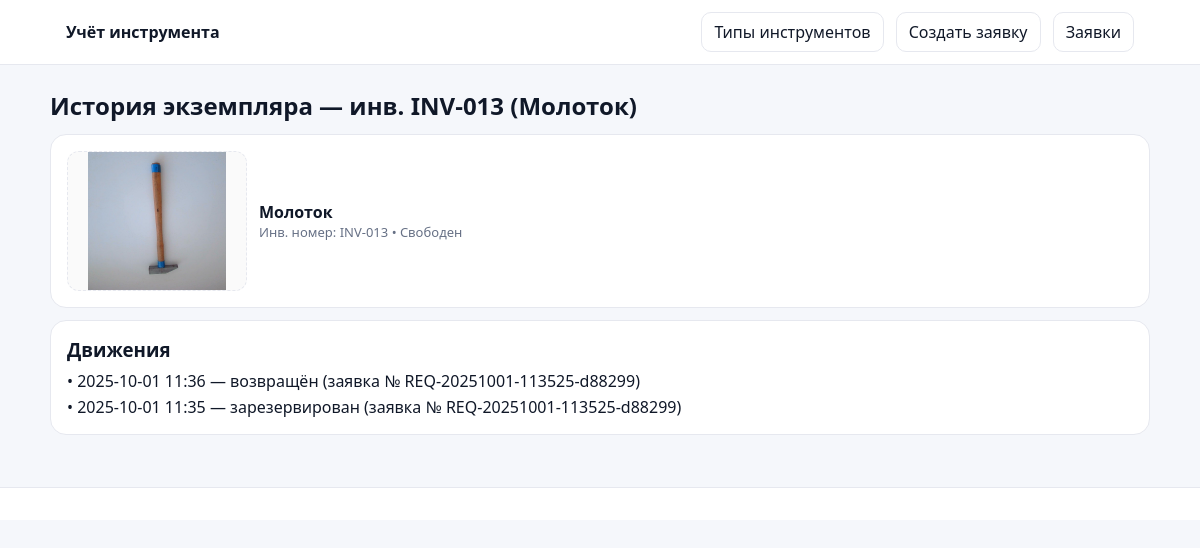
The page /items/13/history on the database its author committed.
### app.py (models this page shows, shortened)
class ToolItem(db.Model):
    __tablename__ = 'tool_item'
    id = db.Column(db.Integer, primary_key=True)
    type_id = db.Column(db.Integer, db.ForeignKey('tool_type.id'), nullable=False)
    inv = db.Column(db.String(64), nullable=False, unique=True)
    photo_filename = db.Column(db.String(255), nullable=False)
    is_blocked = db.Column(db.Boolean, default=False)
    ref_photos = db.relationship('ToolItemRefPhoto', backref='tool_item', cascade='all, delete-orphan')
    def photo_url(self):
        return url_for('uploaded_file', folder='items', filename=self.photo_filename) if self.photo_filename else None

class ToolType(db.Model):
    __tablename__ = 'tool_type'
    id = db.Column(db.Integer, primary_key=True)
    name = db.Column(db.String(160), nullable=False)
    photo_filename = db.Column(db.String(255), nullable=False)
    items = db.relationship('ToolItem', backref='type', cascade='all, delete-orphan')

class ToolMovement(db.Model):
    __tablename__ = 'tool_movement'
    id = db.Column(db.Integer, primary_key=True)
    item_id = db.Column(db.Integer, db.ForeignKey('tool_item.id'), nullable=False)
    request_id = db.Column(db.Integer, db.ForeignKey('request.id'), nullable=False)
    action = db.Column(db.String(32), nullable=False)
    ts = db.Column(db.DateTime, default=datetime.utcnow, nullable=False)
    item = db.relationship('ToolItem')
    request = db.relationship('Request')

class Request(db.Model):
    __tablename__ = 'request'
    id = db.Column(db.Integer, primary_key=True)
    code = db.Column(db.String(64), nullable=False, unique=True)
    status = db.Column(db.String(16), default='open')
    created_at = db.Column(db.DateTime, default=datetime.utcnow)
    closed_at = db.Column(db.DateTime, nullable=True)
    items = db.relationship('RequestToolItem', backref='request', cascade='all, delete-orphan')
    photos = db.relationship('RequestPhoto', backref='request', cascade='all, delete-orphan')

### app.py (the view)
@app.route('/items/<int:item_id>/history')
def item_history(item_id):
    item = ToolItem.query.get_or_404(item_id)
    moves = ToolMovement.query.filter_by(item_id=item_id).order_by(ToolMovement.ts.desc()).all()
    return render_template('item_history.html', item=item, moves=moves)

### app.py (called while the page is built)
def seed_example_if_empty():
    if ToolType.query.count() > 0:
        return

@app.before_request
def init_db():
    db.create_all()
    seed_example_if_empty()

### templates/item_history.html
{% extends 'base.html' %}
{% block content %}
<h2>История экземпляра — инв. {{ item.inv }} ({{ item.type.name }})</h2>
<div class="card">
  <div class="tool">
    <div class="thumb big"><img src="{{ item.photo_url() }}" alt="{{ item.inv }}"></div>
    <div class="tool-info">
      <div class="title">{{ item.type.name }}</div>
      <div class="muted">Инв. номер: {{ item.inv }} • {{ 'Заблокирован (в заявке)' if item.is_blocked else 'Свободен' }}</div>
    </div>
  </div>
</div>
<div class="card">
  <h3>Движения</h3>
  {% if moves|length == 0 %}
    <p class="muted">Пока нет записей.</p>
  {% else %}
    <div class="list">
      {% for m in moves %}
        <div>
          • {{ m.ts.strftime('%Y-%m-%d %H:%M') }} —
          {% if m.action == 'reserved' %}зарезервирован{% elif m.action == 'returned' %}возвращён{% elif m.action == 'unreserved' %}разрезервирован{% else %}{{ m.action }}{% endif %}
          (заявка № {{ m.request.code }})
        </div>
      {% endfor %}
    </div>
  {% endif %}
</div>
{% endblock %}

### static/styles.css (style rules this page uses)
:root { --bg:#f5f7fb; --card:#fff; --border:#e6e8ef; --text:#101828; --muted:#667085; --ok:#16a34a; --warn:#b45309; --danger:#dc2626 }
* { box-sizing:border-box }
body { margin:0; font-family:system-ui,-apple-system,Segoe UI,Roboto,Ubuntu,'Helvetica Neue',Arial,sans-serif; color:var(--text); background:var(--bg) }
h2 { margin:8px 0 12px 0 }
h3 { margin:0 0 8px 0 }
.muted { color:var(--muted);font-size:13px }
.card { background:var(--card); border:1px solid var(--border); border-radius:16px; padding:16px; margin-bottom:12px; overflow:visible; }
.list { display:grid;gap:4px;margin-top:8px }
.tool { display:flex;gap:12px;align-items:center }
.thumb { width:140px;height:110px;border:1px dashed var(--border);border-radius:12px; display:flex;align-items:center;justify-content:center;overflow:hidden;background:#fafafa }
.thumb.big { width:180px;height:140px }
.thumb img { width:100%;height:100%;object-fit:contain }
.tool-info .title { font-weight:600 }

### rows shown on the page
ToolItem: inv "INV-013", photo_url (picture), is_blocked "Свободен"
ToolType: type.name "Молоток"
ToolMovement: ts "2025-10-01 11:36", action "возвращён", request.code "REQ-20251001-113525-d88299"
ToolMovement: ts "2025-10-01 11:35", action "зарезервирован", request.code "REQ-20251001-113525-d88299"
